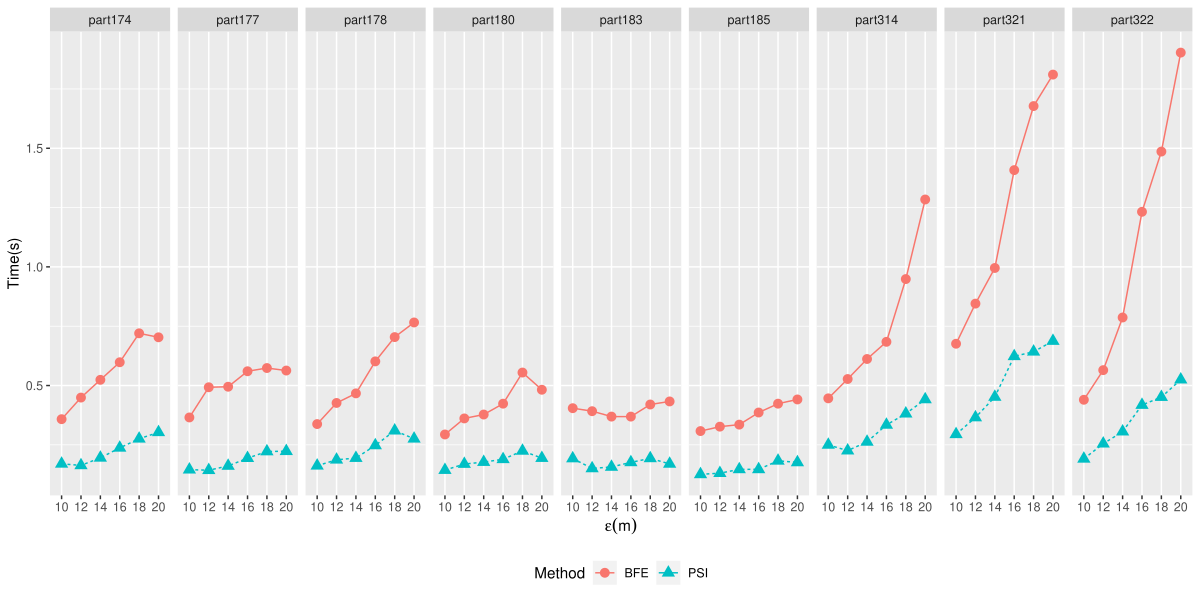

The script that saved this image:
library(tidyverse)
library(latex2exp)

data <- read_tsv("top_time_partitions.tsv")

p = ggplot(data, aes(x = as.factor(epsilon), y = time, group = method)) +
  geom_line(aes(linetype = method, color = method)) + 
  geom_point(aes(shape = method, color = method), size = 3) +
  labs(x=TeX("$\\epsilon(m)$"), y="Time(s)") +
  scale_color_discrete("Method") +
  scale_shape_discrete("Method") +
  guides(linetype = "none") +
  theme(legend.position="bottom") +
  facet_grid(~dataset) 

plot(p)  

W = 12
H = 6
ggsave(paste0("top_time_partitions.pdf"), width = W, height = H)
